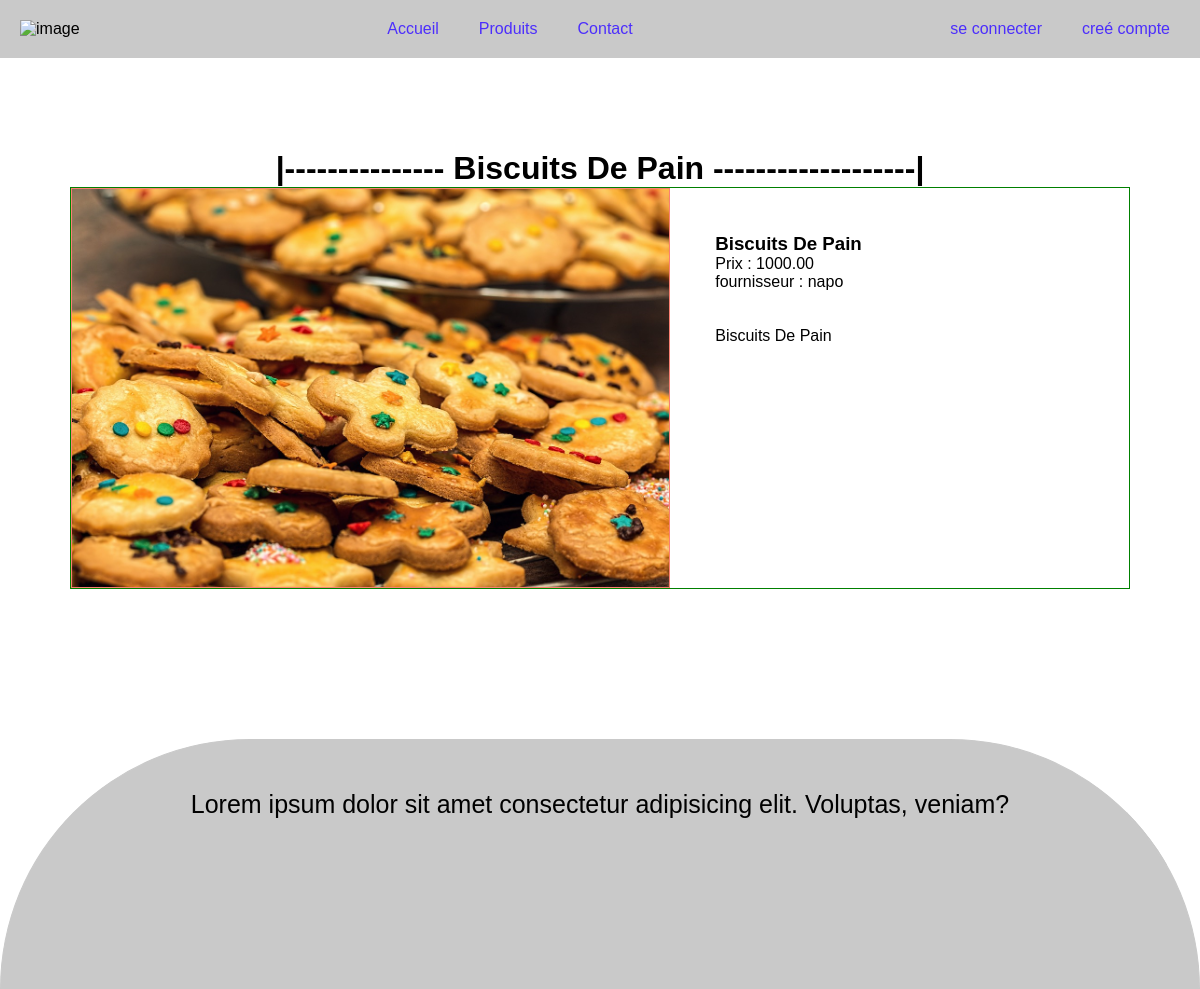
The app's page /biscuits-de-pain/detail/, older data.
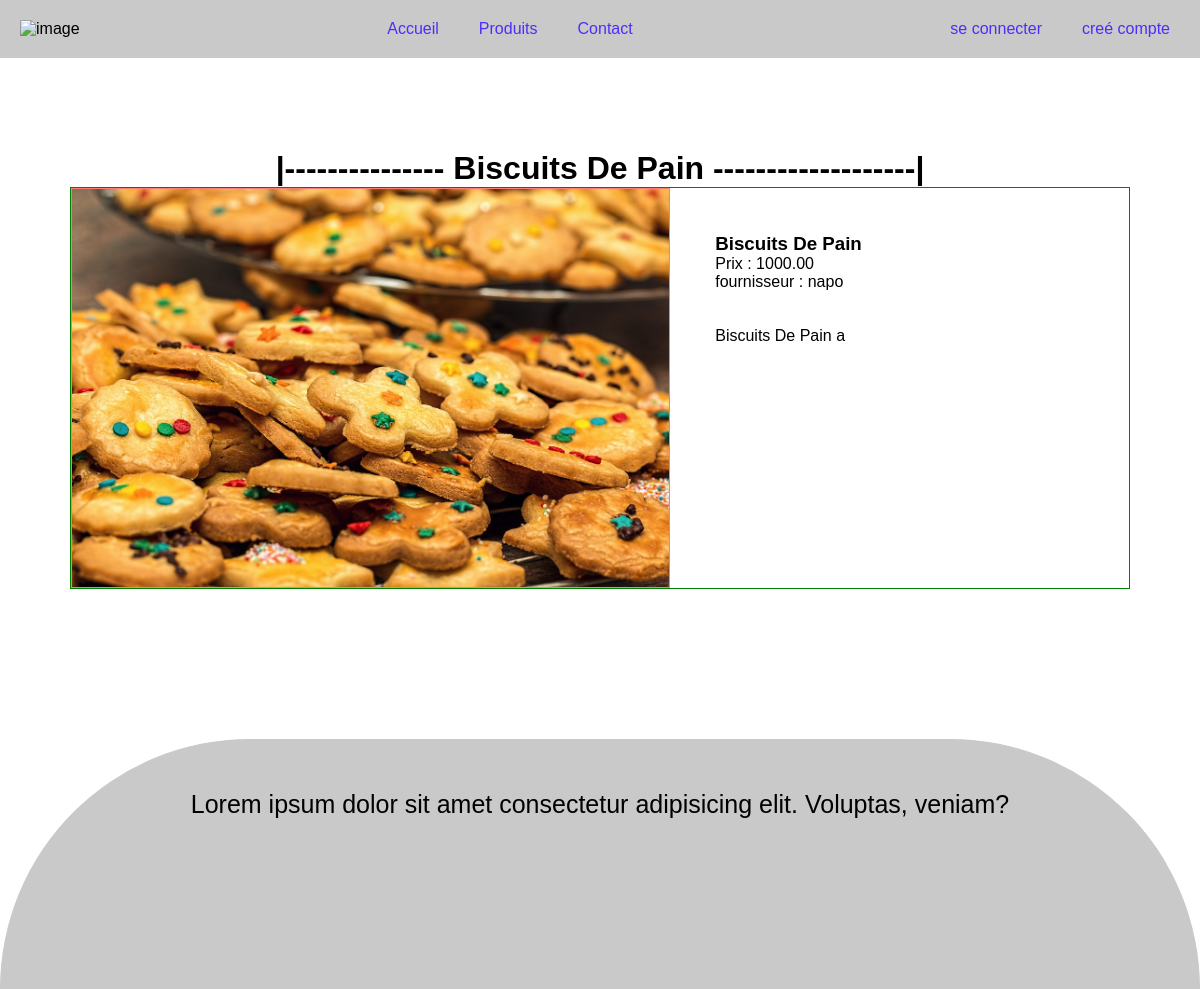
The same page, newer data.
### siteweb/models.py (models this page shows, shortened)
class Products(models.Model):
    author = models.ForeignKey(get_user_model(), on_delete=models.CASCADE)
    category = models.ForeignKey(Category, on_delete=models.SET_NULL, null=True, blank=True)
    name = models.CharField(max_length=100)
    description = models.TextField(max_length=300)
    price = models.DecimalField(max_digits=10, decimal_places=2)
    stock = models.PositiveIntegerField()
    slug = models.CharField(max_length=100, unique=True, blank=True)
    status = models.BooleanField(default=True)
    date_on = models.DateTimeField(auto_now_add=True)
    image = models.ImageField(upload_to='products', blank=True, null=True)

### siteweb/views.py (the view)
# urls.py: path('<str:slug>/detail/', DetailProductsView.as_view(), name='detail-product'),
class DetailProductsView(DetailView):
    model = Products
    template_name = 'siteweb/detailProduct.html'
    context_object_name = 'product'

### siteweb/templates/siteweb/detailProduct.html (shortened to what this page needs)
{% extends 'index1.html' %}
{% block header %}
{% load static %}
<link rel="stylesheet" href="{% static 'siteweb/css/detail.css' %}">
{% endblock %}
{% block container %}
<h1 id="pour" style="text-align: center;">|--------------- {{product.name}} -------------------|</h1>
<article>
    {% if product.image %}
    <a href="{{ product.image.url }}">
    <div class="image-container">
        <img src="{{ product.image.url }}" alt="image">
    </div>
    </a>
    {% endif %}
    <div class="article-descrition">
        <div id="para">
        <h3>{{product.name}}</h3>
        Prix : {{product.price}} <br>
        fournisseur : {{product.author}}<br><br><br>
        <p>
            {{product.description}}
        </p>
        </div>
    </div>
</article>
{% endblock %}

Row changes from the older to the newer data that the page shows:
changed Products "Biscuits De Pain": description "Biscuits De Pain" → "Biscuits De Pain a"
